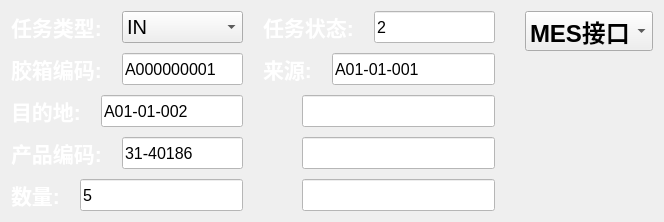
              <widget class="QWidget" name="page">
               <layout class="QGridLayout" name="gridLayout_6">
                <item row="0" column="0">
                 <layout class="QHBoxLayout" name="horizontalLayout_3" stretch="5,1">
                  <property name="spacing">
                   <number>30</number>
                  </property>
                  <item>
                   <layout class="QVBoxLayout" name="verticalLayout_10" stretch="1,1,1,1,1">
                    <property name="spacing">
                     <number>10</number>
                    </property>
                    <item>
                     <layout class="QHBoxLayout" name="horizontalLayout_38" stretch="1,1">
                      <property name="spacing">
                       <number>20</number>
                      </property>
                      <item>
                       <layout class="QHBoxLayout" name="horizontalLayout_39" stretch="1,10">
                        <item>
                         <widget class="QLabel" name="label_11">
                          <property name="font">
                           <font>
                            <pointsize>16</pointsize>
                            <weight>75</weight>
                            <bold>true</bold>
                           </font>
                          </property>
                          <property name="styleSheet">
                           <string notr="true">color:#ffffff;</string>
                          </property>
                          <property name="text">
                           <string>任务类型:</string>
                          </property>
                         </widget>
                        </item>
                        <item>
                         <widget class="QComboBox" name="operateEdit">
                          <property name="font">
                           <font>
                            <pointsize>15</pointsize>
                           </font>
                          </property>
                          <property name="styleSheet">
                           <string notr="true">color:#ffffff;
background-color: rgb(111, 109, 133);
QComboBox::drop-down {
    subcontrol-position: top right;
    width: 30px;
    border-left-width: 1px;
    border-left-style: solid; 
    border-top-right-radius: 3px;
    border-bottom-right-radius: 3px;
}</string>
                          </property>
                          <item>
                           <property name="text">
                            <string>IN</string>
                           </property>
                          </item>
                          <item>
                           <property name="text">
                            <string>OUT</string>
                           </property>
                          </item>
                          <item>
                           <property name="text">
                            <string>MOVE</string>
                           </property>
                          </item>
                         </widget>
                        </item>
                       </layout>
                      </item>
                      <item>
                       <layout class="QHBoxLayout" name="horizontalLayout_40" stretch="1,10">
                        <item>
                         <widget class="QLabel" name="label_13">
                          <property name="font">
                           <font>
                            <pointsize>16</pointsize>
                            <weight>75</weight>
                            <bold>true</bold>
                           </font>
                          </property>
                          <property name="styleSheet">
                           <string notr="true">color:#ffffff;</string>
                          </property>
                          <property name="text">
                           <string>任务状态:</string>
                          </property>
                         </widget>
                        </item>
                        <item>
                         <widget class="QLineEdit" name="resultStatusEdit">
                          <property name="sizePolicy">
                           <sizepolicy hsizetype="Expanding" vsizetype="Preferred">
                            <horstretch>0</horstretch>
                            <verstretch>0</verstretch>
                           </sizepolicy>
                          </property>
                          <property name="font">
                           <font>
                            <pointsize>12</pointsize>
                           </font>
                          </property>
                          <property name="styleSheet">
                           <string notr="true">background-color: rgb(255, 255, 255);</string>
                          </property>
                          <property name="text">
                           <string>2</string>
                          </property>
                          <property name="placeholderText">
                           <string>1出库  2入库 3移库</string>
                          </property>
                         </widget>
                        </item>
                       </layout>
                      </item>
                     </layout>
                    </item>
                    <item>
                     <layout class="QHBoxLayout" name="horizontalLayout_41" stretch="1,1">
                      <property name="spacing">
                       <number>20</number>
                      </property>
                      <item>
                       <layout class="QHBoxLayout" name="horizontalLayout_42" stretch="1,10">
                        <item>
                         <widget class="QLabel" name="label_14">
                          <property name="font">
                           <font>
                            <pointsize>16</pointsize>
                            <weight>75</weight>
                            <bold>true</bold>
                           </font>
                          </property>
                          <property name="styleSheet">
                           <string notr="true">color:#ffffff;</string>
                          </property>
                          <property name="text">
                           <string>胶箱编码:</string>
                          </property>
                         </widget>
                        </item>
                        <item>
                         <widget class="QLineEdit" name="boxNoEdit">
                          <property name="sizePolicy">
                           <sizepolicy hsizetype="Expanding" vsizetype="Preferred">
                            <horstretch>0</horstretch>
                            <verstretch>0</verstretch>
                           </sizepolicy>
                          </property>
                          <property name="font">
                           <font>
                            <pointsize>12</pointsize>
                           </font>
                          </property>
                          <property name="styleSheet">
                           <string notr="true">background-color: rgb(255, 255, 255);</string>
                          </property>
                          <property name="text">
                           <string>A000000001</string>
                          </property>
                          <property name="placeholderText">
                           <string>箱号</string>
                          </property>
                         </widget>
                        </item>
                       </layout>
                      </item>
                      <item>
                       <layout class="QHBoxLayout" name="horizontalLayout_43" stretch="1,10">
                        <item>
                         <widget class="QLabel" name="label_21">
                          <property name="font">
                           <font>
                            <pointsize>16</pointsize>
                            <weight>75</weight>
                            <bold>true</bold>
                           </font>
                          </property>
                          <property name="styleSheet">
                           <string notr="true">color:#ffffff;</string>
                          </property>
                          <property name="text">
                           <string>来源:</string>
                          </property>
                         </widget>
                        </item>
                        <item>
                         <widget class="QLineEdit" name="sourceEdit">
                          <property name="sizePolicy">
                           <sizepolicy hsizetype="Expanding" vsizetype="Preferred">
                            <horstretch>0</horstretch>
                            <verstretch>0</verstretch>
                           </sizepolicy>
                          </property>
                          <property name="font">
                           <font>
                            <pointsize>12</pointsize>
                           </font>
                          </property>
                          <property name="styleSheet">
                           <string notr="true">background-color: rgb(255, 255, 255);</string>
                          </property>
                          <property name="text">
                           <string>A01-01-001</string>
                          </property>
                          <property name="placeholderText">
                           <string>入库为NULL，出库为库位</string>
                          </property>
                         </widget>
                        </item>
                       </layout>
                      </item>
                     </layout>
                    </item>
                    <item>
                     <layout class="QHBoxLayout" name="horizontalLayout_44" stretch="1,1">
                      <property name="spacing">
                       <number>20</number>
                      </property>
                      <item>
                       <layout class="QHBoxLayout" name="horizontalLayout_45" stretch="1,10">
                        <item>
                         <widget class="QLabel" name="label_22">
                          <property name="font">
                           <font>
                            <pointsize>16</pointsize>
                            <weight>75</weight>
                            <bold>true</bold>
                           </font>
                          </property>
                          <property name="styleSheet">
                           <string notr="true">color:#ffffff;</string>
                          </property>
                          <property name="text">
                           <string>目的地:</string>
                          </property>
                         </widget>
                        </item>
                        <item>
                         <widget class="QLineEdit" name="destinationEdit">
                          <property name="sizePolicy">
                           <sizepolicy hsizetype="Expanding" vsizetype="Preferred">
                            <horstretch>0</horstretch>
                            <verstretch>0</verstretch>
                           </sizepolicy>
                          </property>
                          <property name="font">
                           <font>
                            <pointsize>12</pointsize>
                           </font>
                          </property>
                          <property name="styleSheet">
                           <string notr="true">background-color: rgb(255, 255, 255);</string>
                          </property>
                          <property name="text">
                           <string>A01-01-002</string>
                          </property>
                          <property name="placeholderText">
                           <string>入库为仓库，出库为线体</string>
                          </property>
                         </widget>
                        </item>
                       </layout>
                      </item>
                      <item>
                       <layout class="QHBoxLayout" name="horizontalLayout_46" stretch="1,10">
                        <item>
                         <widget class="QLabel" name="label_23">
                          <property name="font">
                           <font>
                            <pointsize>16</pointsize>
                            <weight>75</weight>
                            <bold>true</bold>
                           </font>
                          </property>
                          <property name="styleSheet">
                           <string notr="true">color:#ffffff;</string>
                          </property>
                          <property name="text">
                           <string/>
                          </property>
                         </widget>
                        </item>
                        <item>
                         <widget class="QLineEdit" name="AGV_binEdit">
                          <property name="sizePolicy">
                           <sizepolicy hsizetype="Expanding" vsizetype="Preferred">
                            <horstretch>0</horstretch>
                            <verstretch>0</verstretch>
                           </sizepolicy>
                          </property>
                          <property name="font">
                           <font>
                            <pointsize>12</pointsize>
                           </font>
                          </property>
                          <property name="styleSheet">
                           <string notr="true">background-color: rgb(255, 255, 255);</string>
                          </property>
                          <property name="text">
                           <string/>
                          </property>
                          <property name="placeholderText">
                           <string/>
                          </property>
                         </widget>
                        </item>
                       </layout>
                      </item>
                     </layout>
                    </item>
                    <item>
                     <layout class="QHBoxLayout" name="horizontalLayout_47" stretch="1,1">
                      <property name="spacing">
                       <number>20</number>
                      </property>
                      <item>
                       <layout class="QHBoxLayout" name="horizontalLayout_48" stretch="1,10">
                        <item>
                         <widget class="QLabel" name="label_24">
                          <property name="font">
                           <font>
                            <pointsize>16</pointsize>
                            <weight>75</weight>
                            <bold>true</bold>
                           </font>
                          </property>
                          <property name="styleSheet">
                           <string notr="true">color:#ffffff;</string>
                          </property>
                          <property name="text">
                           <string>产品编码:</string>
                          </property>
                         </widget>
                        </item>
                        <item>
                         <widget class="QLineEdit" name="proNoEdit">
                          <property name="sizePolicy">
                           <sizepolicy hsizetype="Expanding" vsizetype="Preferred">
                            <horstretch>0</horstretch>
                            <verstretch>0</verstretch>
                           </sizepolicy>
                          </property>
                          <property name="font">
                           <font>
                            <pointsize>12</pointsize>
                           </font>
                          </property>
                          <property name="styleSheet">
                           <string notr="true">background-color: rgb(255, 255, 255);</string>
                          </property>
                          <property name="text">
                           <string>31-40186</string>
                          </property>
                          <property name="placeholderText">
                           <string>产品编码</string>
                          </property>
                         </widget>
                        </item>
                       </layout>
                      </item>
                      <item>
                       <layout class="QHBoxLayout" name="horizontalLayout_49" stretch="1,10">
                        <item>
                         <widget class="QLabel" name="Tolll_3">
                          <property name="font">
                           <font>
                            <pointsize>16</pointsize>
                            <weight>75</weight>
                            <bold>true</bold>
                           </font>
                          </property>
                          <property name="styleSheet">
                           <string notr="true">color:#ffffff;</string>
                          </property>
                          <property name="text">
                           <string/>
                          </property>
                         </widget>
                        </item>
                        <item>
                         <widget class="QLineEdit" name="ToEdit">
                          <property name="sizePolicy">
                           <sizepolicy hsizetype="Expanding" vsizetype="Preferred">
                            <horstretch>0</horstretch>
                            <verstretch>0</verstretch>
                           </sizepolicy>
                          </property>
                          <property name="font">
                           <font>
                            <pointsize>12</pointsize>
                           </font>
                          </property>
                          <property name="styleSheet">
                           <string notr="true">background-color: rgb(255, 255, 255);</string>
                          </property>
                          <property name="text">
                           <string/>
                          </property>
                          <property name="placeholderText">
                           <string/>
                          </property>
                         </widget>
                        </item>
                       </layout>
                      </item>
                     </layout>
                    </item>
                    <item>
                     <layout class="QHBoxLayout" name="horizontalLayout_50" stretch="1,1">
                      <property name="spacing">
                       <number>20</number>
                      </property>
                      <item>
                       <layout class="QHBoxLayout" name="horizontalLayout_51" stretch="1,10">
                        <item>
                         <widget class="QLabel" name="label_25">
                          <property name="font">
                           <font>
                            <pointsize>16</pointsize>
                            <weight>75</weight>
                            <bold>true</bold>
                           </font>
                          </property>
                          <property name="styleSheet">
                           <string notr="true">color:#ffffff;</string>
                          </property>
                          <property name="text">
                           <string>数量:</string>
                          </property>
                         </widget>
                        </item>
                        <item>
                         <widget class="QLineEdit" name="pcbNumEdit">
                          <property name="sizePolicy">
                           <sizepolicy hsizetype="Expanding" vsizetype="Preferred">
                            <horstretch>0</horstretch>
                            <verstretch>0</verstretch>
                           </sizepolicy>
                          </property>
                          <property name="font">
                           <font>
                            <pointsize>12</pointsize>
                           </font>
                          </property>
                          <property name="styleSheet">
                           <string notr="true">background-color: rgb(255, 255, 255);</string>
                          </property>
                          <property name="text">
                           <string>5</string>
                          </property>
                          <property name="placeholderText">
                           <string>pcb数量</string>
                          </property>
                         </widget>
                        </item>
                       </layout>
                      </item>
                      <item>
                       <layout class="QHBoxLayout" name="horizontalLayout_52" stretch="1,10">
                        <item>
                         <widget class="QLabel" name="label_26">
                          <property name="font">
                           <font>
                            <pointsize>16</pointsize>
                            <weight>75</weight>
                            <bold>true</bold>
                           </font>
                          </property>
                          <property name="styleSheet">
                           <string notr="true">color:#ffffff;</string>
                          </property>
                          <property name="text">
                           <string/>
                          </property>
                         </widget>
                        </item>
                        <item>
                         <widget class="QLineEdit" name="prinTypeEdit">
                          <property name="sizePolicy">
                           <sizepolicy hsizetype="Expanding" vsizetype="Preferred">
                            <horstretch>0</horstretch>
                            <verstretch>0</verstretch>
                           </sizepolicy>
                          </property>
                          <property name="font">
                           <font>
                            <pointsize>12</pointsize>
                           </font>
                          </property>
                          <property name="styleSheet">
                           <string notr="true">background-color: rgb(255, 255, 255);</string>
                          </property>
                          <property name="text">
                           <string/>
                          </property>
                          <property name="placeholderText">
                           <string/>
                          </property>
                         </widget>
                        </item>
                       </layout>
                      </item>
                     </layout>
                    </item>
                   </layout>
                  </item>
                  <item>
                   <layout class="QVBoxLayout" name="verticalLayout_5">
                    <item>
                     <widget class="QComboBox" name="comboBox">
                      <property name="sizePolicy">
                       <sizepolicy hsizetype="Preferred" vsizetype="Preferred">
                        <horstretch>0</horstretch>
                        <verstretch>0</verstretch>
                       </sizepolicy>
                      </property>
                      <property name="minimumSize">
                       <size>
                        <width>0</width>
                        <height>40</height>
                       </size>
                      </property>
                      <property name="maximumSize">
                       <size>
                        <width>16777215</width>
                        <height>50</height>
                       </size>
                      </property>
                      <property name="font">
                       <font>
                        <pointsize>18</pointsize>
                        <weight>75</weight>
                        <bold>true</bold>
                       </font>
                      </property>
                      <property name="styleSheet">
                       <string notr="true">color:#ffffff;
background-color: rgb(111, 109, 133);
QComboBox::drop-down {
    subcontrol-position: top right;
    width: 30px;
    border-left-width: 1px;
    border-left-style: solid; 
    border-top-right-radius: 3px;
    border-bottom-right-radius: 3px;
}</string>
                      </property>
                      <item>
                       <property name="text">
                        <string>MES接口</string>
                       </property>
                      </item>
                      <item>
                       <property name="text">
                        <string>WS01</string>
                       </property>
                      </item>
                      <item>
                       <property name="text">
                        <string>WS02</string>
                       </property>
                      </item>
                     </widget>
                    </item>
                    <item>
                     <spacer name="verticalSpacer">
                      <property name="orientation">
                       <enum>Qt::Vertical</enum>
                      </property>
                      <property name="sizeHint" stdset="0">
                       <size>
                        <width>20</width>
                        <height>40</height>
                       </size>
                      </property>
                     </spacer>
                    </item>
                   </layout>
                  </item>
                 </layout>
                </item>
               </layout>
              </widget>
